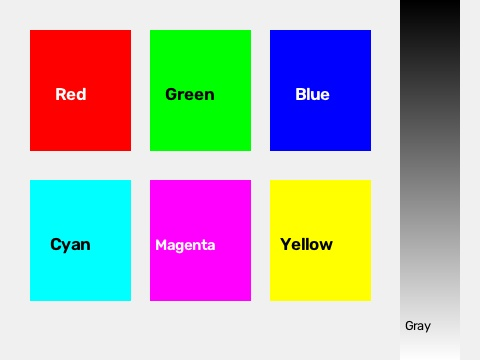
#> input picture 4-model-warna/sample.jpg, 480 x 360 px
$ python 4-model-warna.py
#> lines starting #> are read from the running program, lines starting #| are printed output that depends on the picture; after the words box and inside, x2 and y2 are one past the last pixel; in counts of white or black regions, pixels touching at a corner belong together
#> in main, img_bgr is the input picture: shape (360, 480, 3); mean B, G, R 177.6, 177.9, 177.6
#| [INFO] Citra uji: 480x360 piksel
"""Praktikum Pengolahan Citra dan Visi Komputer (PCV)
Tugas 4: Konversi Model Warna (RGB, CMYK, HSI, HSV)
Berkas: 4-model-warna.py
"""

import os
import cv2
import numpy as np
import matplotlib.pyplot as plt

BASE_DIR = os.path.dirname(os.path.abspath(__file__))


def buat_citra_sampel_warna(filepath):
    """Membuat citra sintetis beraneka ragam warna spektrum untuk uji model warna."""
    if os.path.exists(filepath) and os.path.getsize(filepath) > 0:
        return filepath

    print(f"[INFO] Membuat citra sampel berwarna: '{filepath}'")
    h, w = 360, 480
    img = np.ones((h, w, 3), dtype=np.uint8) * 240

    cv2.rectangle(img, (30, 30), (130, 150), (0, 0, 255), -1)
    cv2.putText(img, "Red", (55, 100), cv2.FONT_HERSHEY_SIMPLEX, 0.6, (255, 255, 255), 2)

    cv2.rectangle(img, (150, 30), (250, 150), (0, 255, 0), -1)
    cv2.putText(img, "Green", (165, 100), cv2.FONT_HERSHEY_SIMPLEX, 0.6, (0, 0, 0), 2)

    cv2.rectangle(img, (270, 30), (370, 150), (255, 0, 0), -1)
    cv2.putText(img, "Blue", (295, 100), cv2.FONT_HERSHEY_SIMPLEX, 0.6, (255, 255, 255), 2)

    cv2.rectangle(img, (30, 180), (130, 300), (255, 255, 0), -1)
    cv2.putText(img, "Cyan", (50, 250), cv2.FONT_HERSHEY_SIMPLEX, 0.6, (0, 0, 0), 2)

    cv2.rectangle(img, (150, 180), (250, 300), (0, 255, 255), -1)
    cv2.putText(img, "Magenta", (155, 250), cv2.FONT_HERSHEY_SIMPLEX, 0.5, (255, 255, 255), 2)

    cv2.rectangle(img, (270, 180), (370, 300), (0, 255, 255), -1)
    cv2.putText(img, "Yellow", (280, 250), cv2.FONT_HERSHEY_SIMPLEX, 0.6, (0, 0, 0), 2)

    for i in range(h):
        val = int((i / float(h)) * 255)
        img[i, 400:460] = [val, val, val]
    cv2.putText(img, "Gray", (405, 330), cv2.FONT_HERSHEY_SIMPLEX, 0.45, (0, 0, 0), 1)

    cv2.imwrite(filepath, img)
    return filepath


def rgb_to_cmyk(img_rgb):
    """Konversi RGB [0, 255] ke CMYK [0, 1]:
    K = 1 - max(R', G', B')
    C = (1 - R' - K) / (1 - K)
    M = (1 - G' - K) / (1 - K)
    Y = (1 - B' - K) / (1 - K)
    """
    rgb_norm = img_rgb.astype(np.float32) / 255.0
    r = rgb_norm[:, :, 0]
    g = rgb_norm[:, :, 1]
    b = rgb_norm[:, :, 2]

    k = 1.0 - np.maximum(np.maximum(r, g), b)

    denom = 1.0 - k
    denom[denom <= 1e-6] = 1e-6
#> denom: shape (360, 480) float32; min 1e-06, max 1, mean 0.903

    c = (1.0 - r - k) / denom
    m = (1.0 - g - k) / denom
    y = (1.0 - b - k) / denom

    is_black = k >= (1.0 - 1e-6)
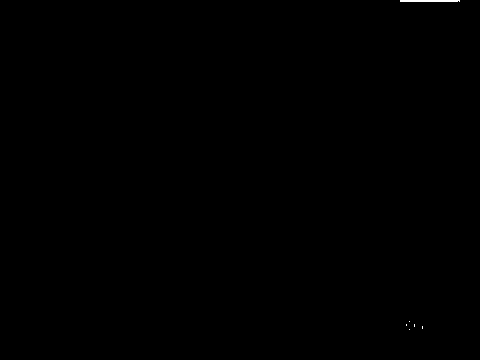
#> is_black: shape (360, 480) bool; 0.07% white; 6 white regions (5 under 20 px), largest, box (x1, y1, x2, y2) and area: (400, 0, 460, 2) 119
    c[is_black] = 0.0
    m[is_black] = 0.0
    y[is_black] = 0.0

    return np.clip(c, 0, 1), np.clip(m, 0, 1), np.clip(y, 0, 1), np.clip(k, 0, 1)


def cmyk_to_rgb(c, m, y, k):
    """Rekonstruksi CMYK [0, 1] ke RGB [0, 255]:
    R = 255 * (1 - C) * (1 - K)
    G = 255 * (1 - M) * (1 - K)
    B = 255 * (1 - Y) * (1 - K)
    """
    r = 255.0 * (1.0 - c) * (1.0 - k)
    g = 255.0 * (1.0 - m) * (1.0 - k)
    b = 255.0 * (1.0 - y) * (1.0 - k)
    rgb = np.stack([r, g, b], axis=-1)
    return np.clip(np.round(rgb), 0, 255).astype(np.uint8)


def rgb_to_hsi(img_rgb):
    """Konversi RGB ke HSI berbasis perumusan Gonzalez & Woods:
    I = (R + G + B) / 3
    S = 1 - 3*min(R,G,B) / (R+G+B)
    theta = arccos( 0.5*((R-G)+(R-B)) / sqrt((R-G)^2 + (R-B)*(G-B)) )
    """
    rgb_norm = img_rgb.astype(np.float32) / 255.0
    r = rgb_norm[:, :, 0]
    g = rgb_norm[:, :, 1]
    b = rgb_norm[:, :, 2]

    # Intensitas (I)
    i = (r + g + b) / 3.0

    # Saturasi (S)
    min_rgb = np.minimum(np.minimum(r, g), b)
    sum_rgb = r + g + b
    sum_safe = np.where(sum_rgb == 0, 1e-7, sum_rgb)

    s = 1.0 - (3.0 / sum_safe) * min_rgb
    s[sum_rgb == 0] = 0.0
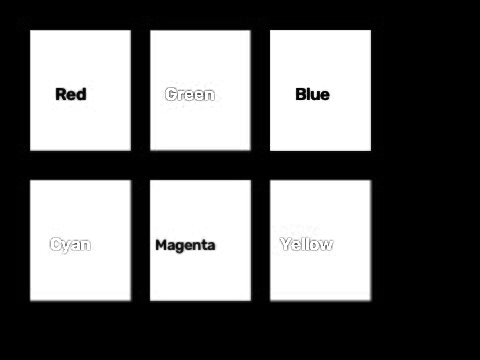
#> s: shape (360, 480) float32; min -1.19e-07, max 1, mean 0.415; drawn with min black and max white
    s = np.clip(s, 0, 1)

    # Hue (H)
    num = 0.5 * ((r - g) + (r - b))
    den = np.sqrt((r - g) ** 2 + (r - b) * (g - b))
    den_safe = np.where(den == 0, 1e-7, den)

    arg = np.clip(num / den_safe, -1.0, 1.0)
    theta = np.arccos(arg) * (180.0 / np.pi)
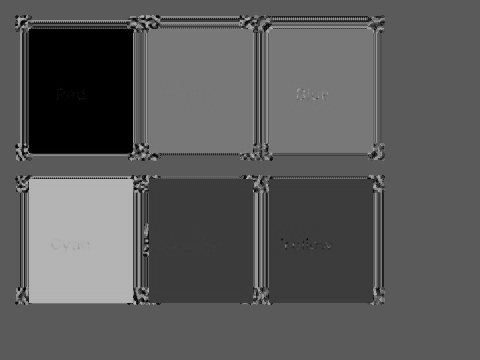
#> theta: shape (360, 480) float32; min 0, max 180, mean 90.2

    h = theta.copy()
    h[b > g] = 360.0 - theta[b > g]
    h[s == 0] = 0.0
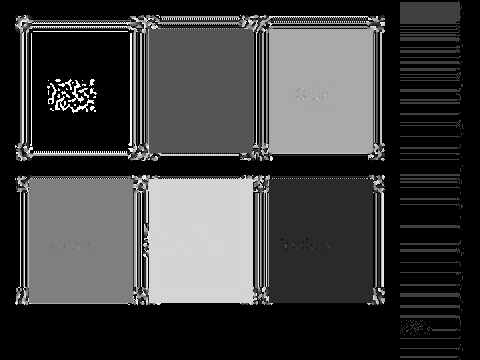
#> h: shape (360, 480) float32; min 0, max 359.8, mean 89; drawn with min black and max white

    return h, s, i


def hsi_to_rgb(h, s, i):
    """Rekonstruksi model HSI ke RGB berdasarkan tiga sektor sudut (RG, GB, BR)."""
    h_rad = h * (np.pi / 180.0)
    r = np.zeros_like(h, dtype=np.float32)
    g = np.zeros_like(h, dtype=np.float32)
    b = np.zeros_like(h, dtype=np.float32)

    # Sektor RG: 0 <= H < 120
    mask1 = (h >= 0) & (h < 120)
#> mask1: shape (360, 480) bool; 63.8% white; 105 black regions (81 under 20 px), largest, box (x1, y1, x2, y2) and area: (15, 15, 385, 161) 31148, (15, 175, 264, 305) 28197, (255, 181, 273, 305) 889
    b[mask1] = i[mask1] * (1.0 - s[mask1])
    denom1 = np.cos((60.0 * np.pi / 180.0) - h_rad[mask1])
    denom1 = np.where(denom1 == 0, 1e-7, denom1)
    r[mask1] = i[mask1] * (1.0 + (s[mask1] * np.cos(h_rad[mask1])) / denom1)
    g[mask1] = 3.0 * i[mask1] - (r[mask1] + b[mask1])

    # Sektor GB: 120 <= H < 240
    mask2 = (h >= 120) & (h < 240)
#> mask2: shape (360, 480) bool; 18.1% white; 170 white regions (138 under 20 px), largest, box (x1, y1, x2, y2) and area: (26, 176, 138, 305) 13195, (141, 20, 254, 158) 12546, (266, 22, 375, 154) 1568
    h_rad2 = h_rad[mask2] - (120.0 * np.pi / 180.0)
    r[mask2] = i[mask2] * (1.0 - s[mask2])
#> r: shape (360, 480) float32; min 0, max 1, mean 0.579
    denom2 = np.cos((60.0 * np.pi / 180.0) - h_rad2)
    denom2 = np.where(denom2 == 0, 1e-7, denom2)
    g[mask2] = i[mask2] * (1.0 + (s[mask2] * np.cos(h_rad2)) / denom2)
#> g: shape (360, 480) float32; min -1.19e-07, max 1, mean 0.653
    b[mask2] = 3.0 * i[mask2] - (r[mask2] + g[mask2])
#> b: shape (360, 480) float32; min -1.19e-07, max 1, mean 0.524

    # Sektor BR: 240 <= H <= 360
    mask3 = (h >= 240) & (h <= 360)
#> mask3: shape (360, 480) bool; 18.1% white; 399 white regions (345 under 20 px), largest, box (x1, y1, x2, y2) and area: (144, 175, 258, 305) 13121, (261, 28, 372, 158) 11135, (15, 15, 133, 144) 436
    h_rad3 = h_rad[mask3] - (240.0 * np.pi / 180.0)
    g[mask3] = i[mask3] * (1.0 - s[mask3])
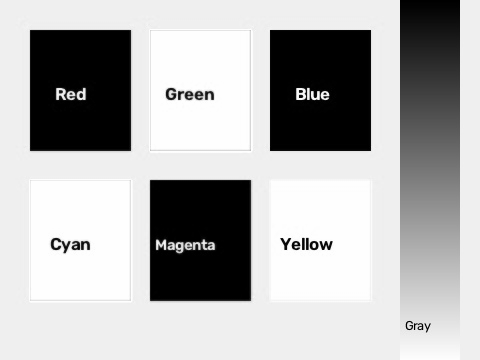
#> g: shape (360, 480) float32; min -1.19e-07, max 1, mean 0.698; drawn with min black and max white
    denom3 = np.cos((60.0 * np.pi / 180.0) - h_rad3)
    denom3 = np.where(denom3 == 0, 1e-7, denom3)
    b[mask3] = i[mask3] * (1.0 + (s[mask3] * np.cos(h_rad3)) / denom3)
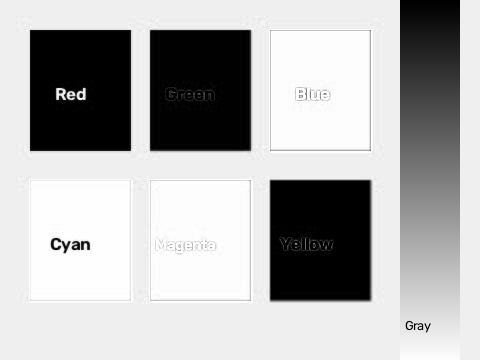
#> b: shape (360, 480) float32; min -1.19e-07, max 1, mean 0.697; drawn with min black and max white
    r[mask3] = 3.0 * i[mask3] - (g[mask3] + b[mask3])
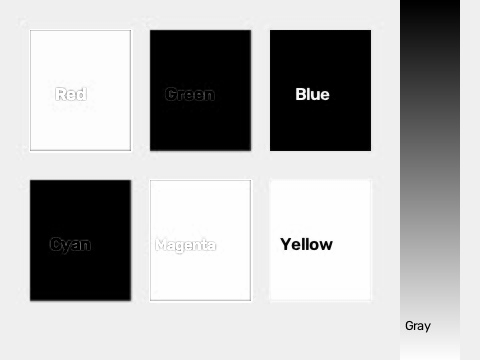
#> r: shape (360, 480) float32; min -1.19e-07, max 1, mean 0.697; drawn with min black and max white

    rgb = np.stack([r, g, b], axis=-1) * 255.0
    return np.clip(np.round(rgb), 0, 255).astype(np.uint8)


def rgb_to_hsv_manual(img_rgb):
    """Konversi RGB ke HSV (model kerucut heksagonal Smith)."""
    rgb_norm = img_rgb.astype(np.float32) / 255.0
    r = rgb_norm[:, :, 0]
    g = rgb_norm[:, :, 1]
    b = rgb_norm[:, :, 2]

    c_max = np.maximum(np.maximum(r, g), b)
    c_min = np.minimum(np.minimum(r, g), b)
    delta = c_max - c_min

    v = c_max

    s = np.zeros_like(v)
    mask_v = v > 0
    s[mask_v] = delta[mask_v] / v[mask_v]

    h = np.zeros_like(v)
    delta_safe = np.where(delta == 0, 1e-7, delta)

    mask_r = (c_max == r) & (delta != 0)
    mask_g = (c_max == g) & (c_max != r) & (delta != 0)
    mask_b = (c_max == b) & (c_max != r) & (c_max != g) & (delta != 0)

    h[mask_r] = 60.0 * (((g[mask_r] - b[mask_r]) / delta_safe[mask_r]) % 6.0)
    h[mask_g] = 60.0 * (((b[mask_g] - r[mask_g]) / delta_safe[mask_g]) + 2.0)
    h[mask_b] = 60.0 * (((r[mask_b] - g[mask_b]) / delta_safe[mask_b]) + 4.0)

    h[h < 0] += 360.0
    return h, s, v


def main():
    print("PRAKTIKUM PCV - TUGAS 4: MODEL WARNA")

    sample_path = os.path.join(BASE_DIR, "sample.jpg")
    if not os.path.exists(sample_path):
        buat_citra_sampel_warna(sample_path)

    img_bgr = cv2.imread(sample_path)
    if img_bgr is None:
        buat_citra_sampel_warna(sample_path)
        img_bgr = cv2.imread(sample_path)

    img_rgb = cv2.cvtColor(img_bgr, cv2.COLOR_BGR2RGB)
    print(f"[INFO] Citra uji: {img_rgb.shape[1]}x{img_rgb.shape[0]} piksel")

    # Dekomposisi RGB
    r_chan = img_rgb[:, :, 0]
    g_chan = img_rgb[:, :, 1]
    b_chan = img_rgb[:, :, 2]

    # Konversi CMYK
    c_chan, m_chan, y_chan, k_chan = rgb_to_cmyk(img_rgb)
    reconstructed_rgb_cmyk = cmyk_to_rgb(c_chan, m_chan, y_chan, k_chan)

    # Konversi HSI
    h_hsi, s_hsi, i_hsi = rgb_to_hsi(img_rgb)
    reconstructed_rgb_hsi = hsi_to_rgb(h_hsi, s_hsi, i_hsi)

    # Konversi HSV
    h_hsv, s_hsv, v_hsv = rgb_to_hsv_manual(img_rgb)

    # Visualisasi 16 panel
    fig, axes = plt.subplots(4, 4, figsize=(16, 14))
    fig.suptitle("Perbandingan Dekomposisi Model Warna (RGB, CMYK, HSI, HSV)", fontsize=15, fontweight='bold')

    # Baris 1: RGB
    axes[0, 0].imshow(img_rgb)
    axes[0, 0].set_title("Citra Asli (RGB)", fontsize=11, fontweight='bold')
    axes[0, 1].imshow(r_chan, cmap='Reds')
    axes[0, 1].set_title("Kanal R (Red)", fontsize=11)
    axes[0, 2].imshow(g_chan, cmap='Greens')
    axes[0, 2].set_title("Kanal G (Green)", fontsize=11)
    axes[0, 3].imshow(b_chan, cmap='Blues')
    axes[0, 3].set_title("Kanal B (Blue)", fontsize=11)

    # Baris 2: CMYK
    axes[1, 0].imshow(c_chan, cmap='Blues')
    axes[1, 0].set_title("Kanal C (Cyan)", fontsize=11)
    axes[1, 1].imshow(m_chan, cmap='Purples')
    axes[1, 1].set_title("Kanal M (Magenta)", fontsize=11)
    axes[1, 2].imshow(y_chan, cmap='YlOrBr')
    axes[1, 2].set_title("Kanal Y (Yellow)", fontsize=11)
    axes[1, 3].imshow(k_chan, cmap='gray')
    axes[1, 3].set_title("Kanal K (Black / Key)", fontsize=11)

    # Baris 3: HSI
    axes[2, 0].imshow(h_hsi, cmap='hsv')
    axes[2, 0].set_title("HSI: Hue (Rona)", fontsize=11)
    axes[2, 1].imshow(s_hsi, cmap='gray')
    axes[2, 1].set_title("HSI: Saturation (Kejenuhan)", fontsize=11)
    axes[2, 2].imshow(i_hsi, cmap='gray')
    axes[2, 2].set_title("HSI: Intensity (Luminansi)", fontsize=11)
    axes[2, 3].imshow(reconstructed_rgb_hsi)
    axes[2, 3].set_title("Rekonstruksi HSI -> RGB", fontsize=11, fontweight='bold')

    # Baris 4: HSV
    axes[3, 0].imshow(h_hsv, cmap='hsv')
    axes[3, 0].set_title("HSV: Hue (Rona)", fontsize=11)
    axes[3, 1].imshow(s_hsv, cmap='gray')
    axes[3, 1].set_title("HSV: Saturation (Kejenuhan)", fontsize=11)
    axes[3, 2].imshow(v_hsv, cmap='gray')
    axes[3, 2].set_title("HSV: Value (Kecerahan)", fontsize=11)
    axes[3, 3].imshow(reconstructed_rgb_cmyk)
    axes[3, 3].set_title("Rekonstruksi CMYK -> RGB", fontsize=11, fontweight='bold')

    for ax_row in axes:
        for ax in ax_row:
            ax.axis('off')

    plt.tight_layout()
    output_plot_path = os.path.join(BASE_DIR, "hasil_model_warna.png")
    plt.savefig(output_plot_path, dpi=150)
    print(f"[INFO] Hasil visualisasi disimpan ke: '{output_plot_path}'")

    try:
        if not os.environ.get("NON_INTERACTIVE"):
            plt.show()
        else:
            plt.close('all')
    except Exception:
        pass

    print("[SELESAI] Eksekusi 4-model-warna.py selesai.")


if __name__ == "__main__":
    main()
